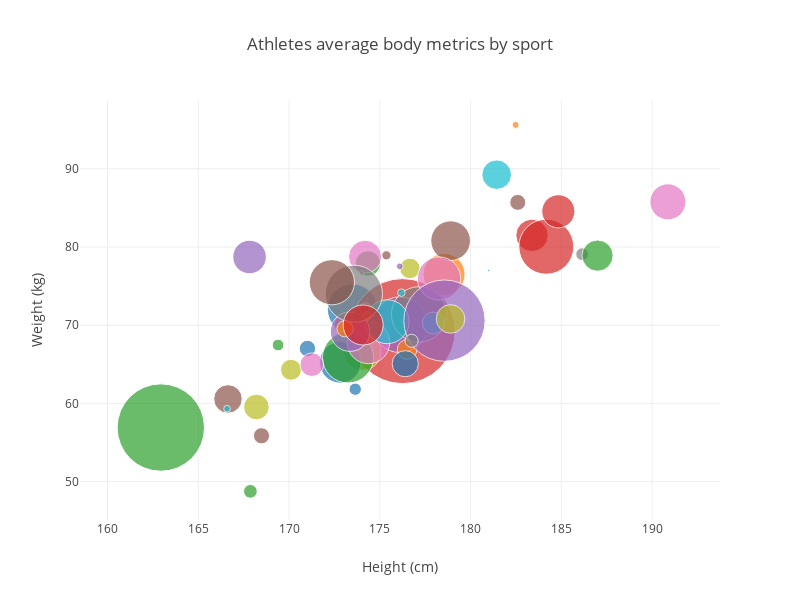

The notebook cell saved with this chart:
### Markdown cell above
## Data Cleaning

<br>

__Issue: __ <br>
How to fill missing height, weight and age data ? <br>

__Observe:__<br> 
Age, Height and Weight differ with gender, time and sport discipline.



__Action:__ <br>
Group by sport, gender and year. Fill missing values with group mean values.

### Code cell
df4plot = pd.read_csv('images/df4plot1.csv')
init_notebook_mode(connected=True)

data = []
for sport in df4plot['Sport']:
    ds = df4plot[df4plot['Sport']==sport]
    trace = go.Scatter(x = ds['Height'],y = ds['Weight'], name = sport,
                       marker = dict(symbol='circle',
                                   sizemode ='area',
                                   sizeref = 7,
                                   size = ds['ID'],))
    data.append(trace)
                         
layout = go.Layout(title='Athletes average body metrics by sport',height=600, width=800,autosize=False,
                   xaxis=dict(title ='Height (cm)'),
                   yaxis=dict(title ='Weight (kg)'),
                   showlegend=False, hovermode='closest')

fig = dict(data = data, layout = layout)

iplot(fig, filename='Ave_body_metrics_by_sport')

### Figure 1 — Plotly figure (JSON) as saved in the notebook; plotly's stock layout.template omitted (floating-point values rounded to 4 significant figures)
{"data": [{"marker": {"size": [8829], "sizemode": "area", "sizeref": 7, "symbol": "circle"}, "name": "Alpine Skiing", "type": "scatter", "uid": "6446a7c2-fd58-11e8-8af2-6a00023e0920", "x": [173.5], "y": [72.07]}, {"marker": {"size": [2334], "sizemode": "area", "sizeref": 7, "symbol": "circle"}, "name": "Archery", "type": "scatter", "uid": "6447eba8-fd58-11e8-8055-6a00023e0920", "x": [173.2], "y": [70.01]}, {"marker": {"size": [2263], "sizemode": "area", "sizeref": 7, "symbol": "circle"}, "name": "Art Competitions", "type": "scatter", "uid": "6447f0e6-fd58-11e8-85b1-6a00023e0920", "x": [174.3], "y": [77.89]}, {"marker": {"size": [38624], "sizemode": "area", "sizeref": 7, "symbol": "circle"}, "name": "Athletics", "type": "scatter", "uid": "6447f3a4-fd58-11e8-88ec-6a00023e0920", "x": [176.3], "y": [69.25]}, {"marker": {"size": [1457], "sizemode": "area", "sizeref": 7, "symbol": "circle"}, "name": "Badminton", "type": "scatter", "uid": "6447f686-fd58-11e8-af47-6a00023e0920", "x": [174.2], "y": [68.17]}, {"marker": {"size": [894], "sizemode": "area", "sizeref": 7, "symbol": "circle"}, "name": "Baseball", "type": "scatter", "uid": "6447f864-fd58-11e8-b294-6a00023e0920", "x": [182.6], "y": [85.71]}, {"marker": {"size": [4536], "sizemode": "area", "sizeref": 7, "symbol": "circle"}, "name": "Basketball", "type": "scatter", "uid": "6447fa1e-fd58-11e8-a7df-6a00023e0920", "x": [190.9], "y": [85.78]}, {"marker": {"size": [564], "sizemode": "area", "sizeref": 7, "symbol": "circle"}, "name": "Beach Volleyball", "type": "scatter", "uid": "6447fbb8-fd58-11e8-ab22-6a00023e0920", "x": [186.1], "y": [79.09]}, {"marker": {"size": [4893], "sizemode": "area", "sizeref": 7, "symbol": "circle"}, "name": "Biathlon", "type": "scatter", "uid": "6447fdb6-fd58-11e8-a7b9-6a00023e0920", "x": [174.0], "y": [66.63]}, {"marker": {"size": [3058], "sizemode": "area", "sizeref": 7, "symbol": "circle"}, "name": "Bobsleigh", "type": "scatter", "uid": "6447ff94-fd58-11e8-8292-6a00023e0920", "x": [181.4], "y": [89.25]}, {"marker": {"size": [6047], "sizemode": "area", "sizeref": 7, "symbol": "circle"}, "name": "Boxing", "type": "scatter", "uid": "64480108-fd58-11e8-98cc-6a00023e0920", "x": [172.8], "y": [65.25]}, {"marker": {"size": [6171], "sizemode": "area", "sizeref": 7, "symbol": "circle"}, "name": "Canoeing", "type": "scatter", "uid": "644802c0-fd58-11e8-a906-6a00023e0920", "x": [178.5], "y": [76.49]}, {"marker": {"size": [9133], "sizemode": "area", "sizeref": 7, "symbol": "circle"}, "name": "Cross Country Skiing", "type": "scatter", "uid": "644804a8-fd58-11e8-b998-6a00023e0920", "x": [173.2], "y": [65.88]}, {"marker": {"size": [463], "sizemode": "area", "sizeref": 7, "symbol": "circle"}, "name": "Curling", "type": "scatter", "uid": "6448068a-fd58-11e8-b9cc-6a00023e0920", "x": [174.2], "y": [72.13]}, {"marker": {"size": [10827], "sizemode": "area", "sizeref": 7, "symbol": "circle"}, "name": "Cycling", "type": "scatter", "uid": "64480824-fd58-11e8-a1e8-6a00023e0920", "x": [176.1], "y": [70.07]}, {"marker": {"size": [2842], "sizemode": "area", "sizeref": 7, "symbol": "circle"}, "name": "Diving", "type": "scatter", "uid": "64480a36-fd58-11e8-b580-6a00023e0920", "x": [166.6], "y": [60.57]}, {"marker": {"size": [6343], "sizemode": "area", "sizeref": 7, "symbol": "circle"}, "name": "Equestrianism", "type": "scatter", "uid": "64480bda-fd58-11e8-b26b-6a00023e0920", "x": [174.4], "y": [67.8]}, {"marker": {"size": [10735], "sizemode": "area", "sizeref": 7, "symbol": "circle"}, "name": "Fencing", "type": "scatter", "uid": "64480d74-fd58-11e8-a07d-6a00023e0920", "x": [177.2], "y": [71.39]}, {"marker": {"size": [2298], "sizemode": "area", "sizeref": 7, "symbol": "circle"}, "name": "Figure Skating", "type": "scatter", "uid": "64480f7a-fd58-11e8-9624-6a00023e0920", "x": [168.2], "y": [59.54]}, {"marker": {"size": [6745], "sizemode": "area", "sizeref": 7, "symbol": "circle"}, "name": "Football", "type": "scatter", "uid": "64481102-fd58-11e8-86fc-6a00023e0920", "x": [175.4], "y": [70.45]}, {"marker": {"size": [937], "sizemode": "area", "sizeref": 7, "symbol": "circle"}, "name": "Freestyle Skiing", "type": "scatter", "uid": "644812ec-fd58-11e8-a33f-6a00023e0920", "x": [171.0], "y": [67.03]}, {"marker": {"size": [247], "sizemode": "area", "sizeref": 7, "symbol": "circle"}, "name": "Golf", "type": "scatter", "uid": "64481474-fd58-11e8-8bc2-6a00023e0920", "x": [174.3], "y": [71.19]}, {"marker": {"size": [26707], "sizemode": "area", "sizeref": 7, "symbol": "circle"}, "name": "Gymnastics", "type": "scatter", "uid": "644815f8-fd58-11e8-9e8d-6a00023e0920", "x": [162.9], "y": [56.92]}, {"marker": {"size": [3665], "sizemode": "area", "sizeref": 7, "symbol": "circle"}, "name": "Handball", "type": "scatter", "uid": "64481792-fd58-11e8-bab4-6a00023e0920", "x": [183.4], "y": [81.5]}, {"marker": {"size": [5417], "sizemode": "area", "sizeref": 7, "symbol": "circle"}, "name": "Hockey", "type": "scatter", "uid": "644818ee-fd58-11e8-a3bb-6a00023e0920", "x": [173.4], "y": [69.17]}, {"marker": {"size": [5516], "sizemode": "area", "sizeref": 7, "symbol": "circle"}, "name": "Ice Hockey", "type": "scatter", "uid": "64481a80-fd58-11e8-83e8-6a00023e0920", "x": [178.9], "y": [80.81]}, {"marker": {"size": [3801], "sizemode": "area", "sizeref": 7, "symbol": "circle"}, "name": "Judo", "type": "scatter", "uid": "64481c10-fd58-11e8-85b4-6a00023e0920", "x": [174.2], "y": [78.76]}, {"marker": {"size": [60], "sizemode": "area", "sizeref": 7, "symbol": "circle"}, "name": "Lacrosse", "type": "scatter", "uid": "64481d94-fd58-11e8-8048-6a00023e0920", "x": [174], "y": [76.71]}, {"marker": {"size": [1479], "sizemode": "area", "sizeref": 7, "symbol": "circle"}, "name": "Luge", "type": "scatter", "uid": "64481f1c-fd58-11e8-8d5d-6a00023e0920", "x": [176.7], "y": [77.26]}, {"marker": {"size": [1677], "sizemode": "area", "sizeref": 7, "symbol": "circle"}, "name": "Modern Pentathlon", "type": "scatter", "uid": "64482086-fd58-11e8-b33f-6a00023e0920", "x": [177.9], "y": [70.28]}, {"marker": {"size": [17], "sizemode": "area", "sizeref": 7, "symbol": "circle"}, "name": "Motorboating", "type": "scatter", "uid": "64482200-fd58-11e8-a169-6a00023e0920", "x": [181], "y": [77]}, {"marker": {"size": [1344], "sizemode": "area", "sizeref": 7, "symbol": "circle"}, "name": "Nordic Combined", "type": "scatter", "uid": "64482366-fd58-11e8-bb34-6a00023e0920", "x": [176.5], "y": [66.91]}, {"marker": {"size": [658], "sizemode": "area", "sizeref": 7, "symbol": "circle"}, "name": "Rhythmic Gymnastics", "type": "scatter", "uid": "644825b6-fd58-11e8-93a7-6a00023e0920", "x": [167.9], "y": [48.76]}, {"marker": {"size": [10595], "sizemode": "area", "sizeref": 7, "symbol": "circle"}, "name": "Rowing", "type": "scatter", "uid": "64482950-fd58-11e8-990b-6a00023e0920", "x": [184.2], "y": [80.04]}, {"marker": {"size": [162], "sizemode": "area", "sizeref": 7, "symbol": "circle"}, "name": "Rugby", "type": "scatter", "uid": "64482bb0-fd58-11e8-80dd-6a00023e0920", "x": [176.1], "y": [77.53]}, {"marker": {"size": [299], "sizemode": "area", "sizeref": 7, "symbol": "circle"}, "name": "Rugby Sevens", "type": "scatter", "uid": "64482d5e-fd58-11e8-829b-6a00023e0920", "x": [175.4], "y": [78.94]}, {"marker": {"size": [6549], "sizemode": "area", "sizeref": 7, "symbol": "circle"}, "name": "Sailing", "type": "scatter", "uid": "64482eee-fd58-11e8-9ecd-6a00023e0920", "x": [178.3], "y": [75.98]}, {"marker": {"size": [11448], "sizemode": "area", "sizeref": 7, "symbol": "circle"}, "name": "Shooting", "type": "scatter", "uid": "644830a6-fd58-11e8-afbe-6a00023e0920", "x": [173.6], "y": [74.03]}, {"marker": {"size": [1534], "sizemode": "area", "sizeref": 7, "symbol": "circle"}, "name": "Short Track Speed Skating", "type": "scatter", "uid": "6448322c-fd58-11e8-98bf-6a00023e0920", "x": [170.1], "y": [64.31]}, {"marker": {"size": [199], "sizemode": "area", "sizeref": 7, "symbol": "circle"}, "name": "Skeleton", "type": "scatter", "uid": "644833a6-fd58-11e8-bac9-6a00023e0920", "x": [176.2], "y": [74.17]}, {"marker": {"size": [2401], "sizemode": "area", "sizeref": 7, "symbol": "circle"}, "name": "Ski Jumping", "type": "scatter", "uid": "6448351a-fd58-11e8-b965-6a00023e0920", "x": [176.4], "y": [65.08]}, {"marker": {"size": [936], "sizemode": "area", "sizeref": 7, "symbol": "circle"}, "name": "Snowboarding", "type": "scatter", "uid": "64483678-fd58-11e8-939e-6a00023e0920", "x": [173.1], "y": [69.55]}, {"marker": {"size": [478], "sizemode": "area", "sizeref": 7, "symbol": "circle"}, "name": "Softball", "type": "scatter", "uid": "64483808-fd58-11e8-96ee-6a00023e0920", "x": [169.4], "y": [67.47]}, {"marker": {"size": [5613], "sizemode": "area", "sizeref": 7, "symbol": "circle"}, "name": "Speed Skating", "type": "scatter", "uid": "64483978-fd58-11e8-9c00-6a00023e0920", "x": [174.1], "y": [70.03]}, {"marker": {"size": [23195], "sizemode": "area", "sizeref": 7, "symbol": "circle"}, "name": "Swimming", "type": "scatter", "uid": "64483b1c-fd58-11e8-8c2e-6a00023e0920", "x": [178.6], "y": [70.59]}, {"marker": {"size": [909], "sizemode": "area", "sizeref": 7, "symbol": "circle"}, "name": "Synchronized Swimming", "type": "scatter", "uid": "64483c9a-fd58-11e8-9f3a-6a00023e0920", "x": [168.5], "y": [55.86]}, {"marker": {"size": [1955], "sizemode": "area", "sizeref": 7, "symbol": "circle"}, "name": "Table Tennis", "type": "scatter", "uid": "64483df8-fd58-11e8-8222-6a00023e0920", "x": [171.3], "y": [64.96]}, {"marker": {"size": [606], "sizemode": "area", "sizeref": 7, "symbol": "circle"}, "name": "Taekwondo", "type": "scatter", "uid": "64483f92-fd58-11e8-8aef-6a00023e0920", "x": [176.8], "y": [68.01]}, {"marker": {"size": [2862], "sizemode": "area", "sizeref": 7, "symbol": "circle"}, "name": "Tennis", "type": "scatter", "uid": "6448444c-fd58-11e8-89bc-6a00023e0920", "x": [178.9], "y": [70.8]}, {"marker": {"size": [152], "sizemode": "area", "sizeref": 7, "symbol": "circle"}, "name": "Trampolining", "type": "scatter", "uid": "644846ae-fd58-11e8-a6a6-6a00023e0920", "x": [166.6], "y": [59.32]}, {"marker": {"size": [529], "sizemode": "area", "sizeref": 7, "symbol": "circle"}, "name": "Triathlon", "type": "scatter", "uid": "6448485c-fd58-11e8-a901-6a00023e0920", "x": [173.6], "y": [61.82]}, {"marker": {"size": [170], "sizemode": "area", "sizeref": 7, "symbol": "circle"}, "name": "Tug-Of-War", "type": "scatter", "uid": "644849cc-fd58-11e8-9804-6a00023e0920", "x": [182.5], "y": [95.62]}, {"marker": {"size": [3404], "sizemode": "area", "sizeref": 7, "symbol": "circle"}, "name": "Volleyball", "type": "scatter", "uid": "64484b40-fd58-11e8-8007-6a00023e0920", "x": [187.0], "y": [78.9]}, {"marker": {"size": [3846], "sizemode": "area", "sizeref": 7, "symbol": "circle"}, "name": "Water Polo", "type": "scatter", "uid": "64484cb4-fd58-11e8-a15b-6a00023e0920", "x": [184.8], "y": [84.57]}, {"marker": {"size": [3937], "sizemode": "area", "sizeref": 7, "symbol": "circle"}, "name": "Weightlifting", "type": "scatter", "uid": "64484e2e-fd58-11e8-be1d-6a00023e0920", "x": [167.8], "y": [78.73]}, {"marker": {"size": [7154], "sizemode": "area", "sizeref": 7, "symbol": "circle"}, "name": "Wrestling", "type": "scatter", "uid": "64484fbe-fd58-11e8-a7f8-6a00023e0920", "x": [172.4], "y": [75.5]}], "layout": {"autosize": false, "height": 600, "hovermode": "closest", "showlegend": false, "title": "Athletes average body metrics by sport", "width": 800, "xaxis": {"title": "Height (cm)"}, "yaxis": {"title": "Weight (kg)"}}}
